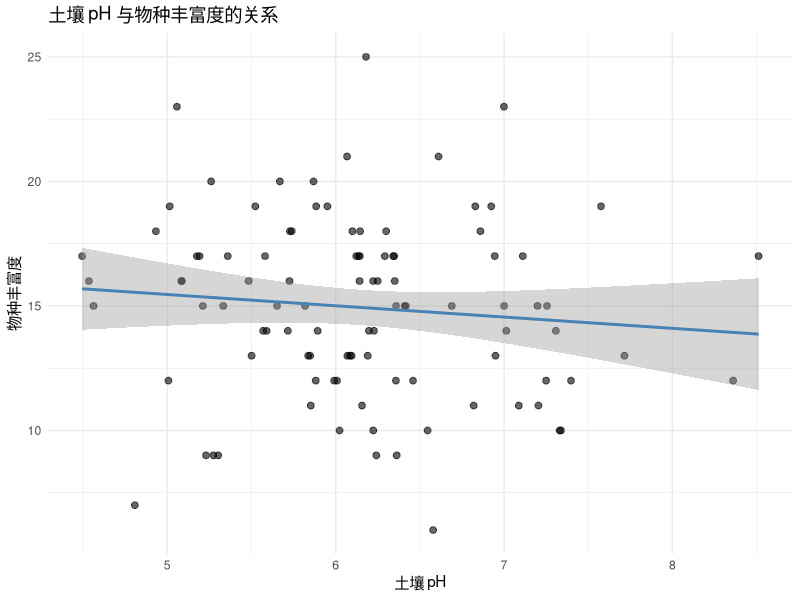
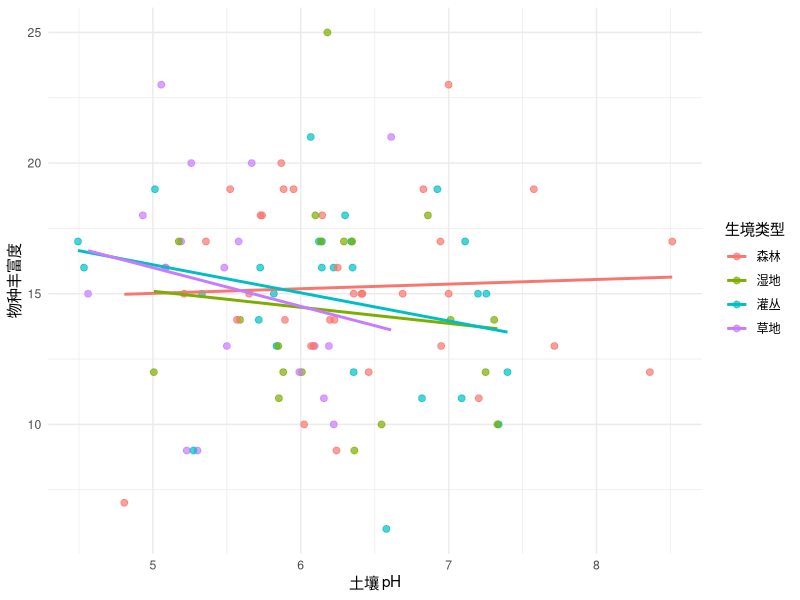
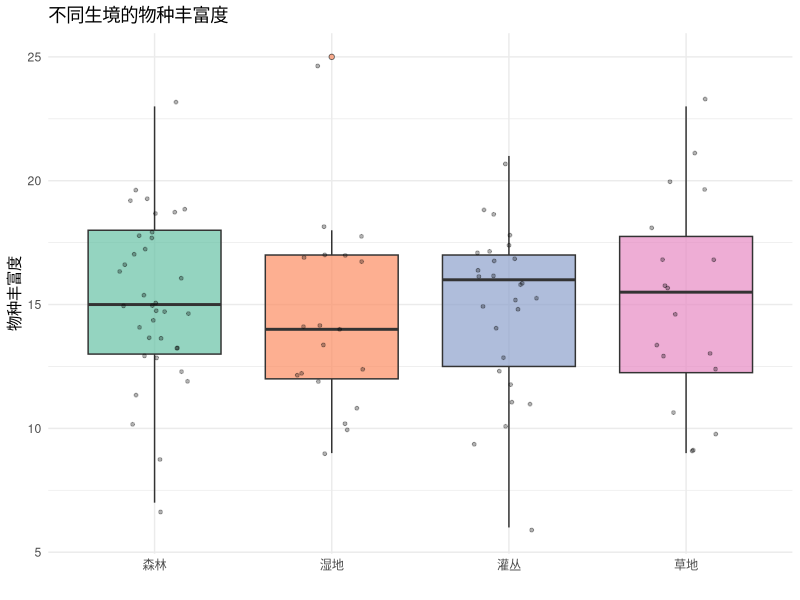
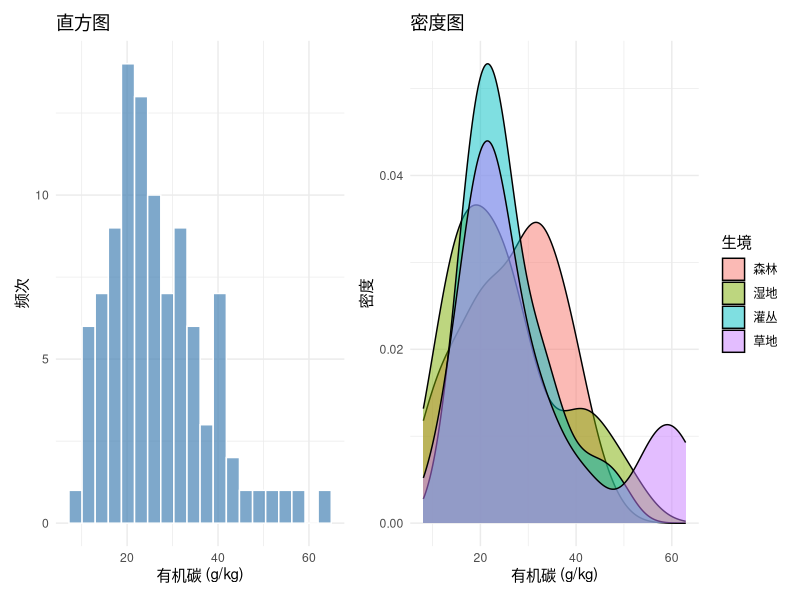
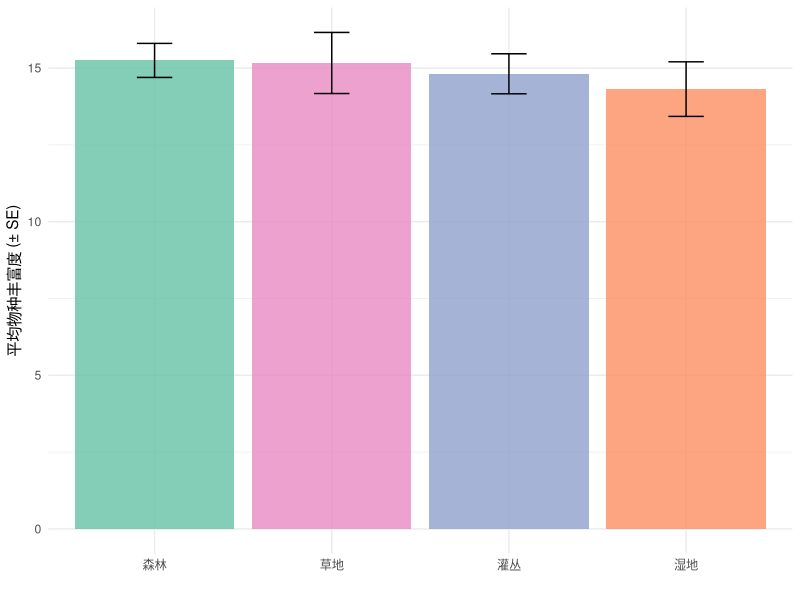
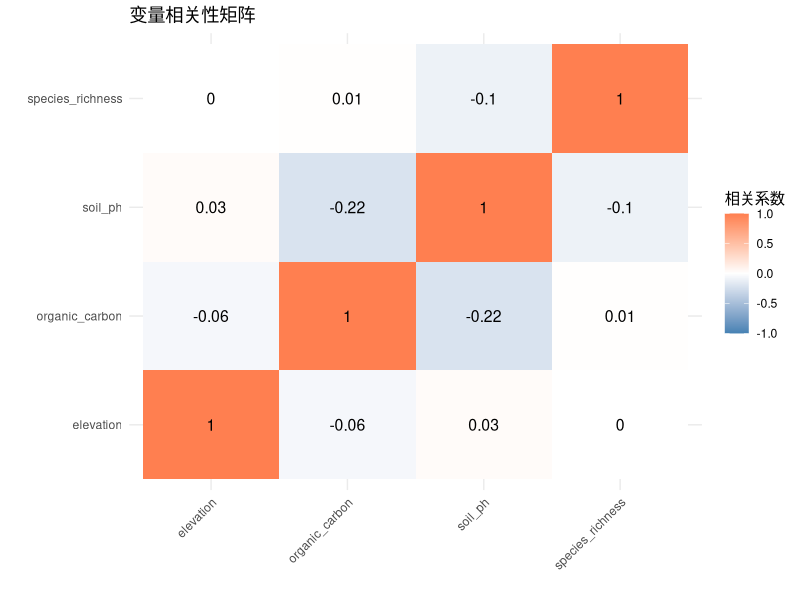
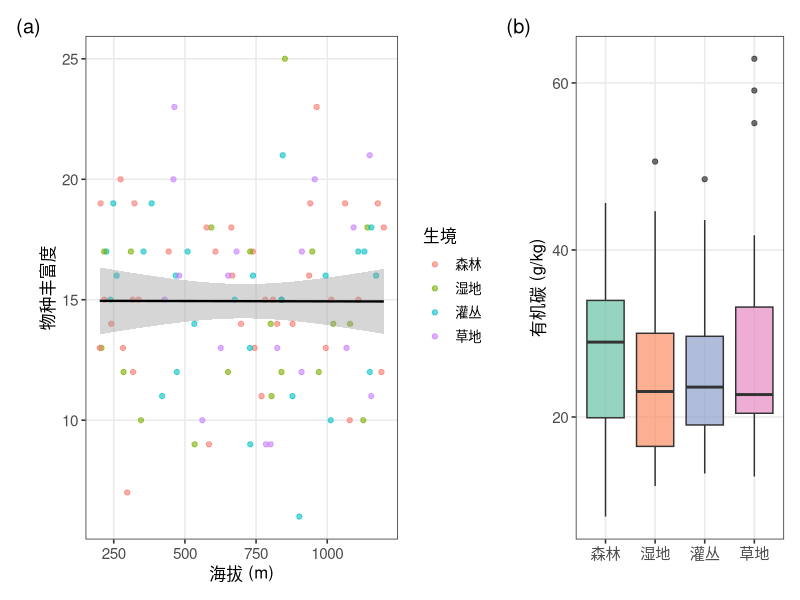
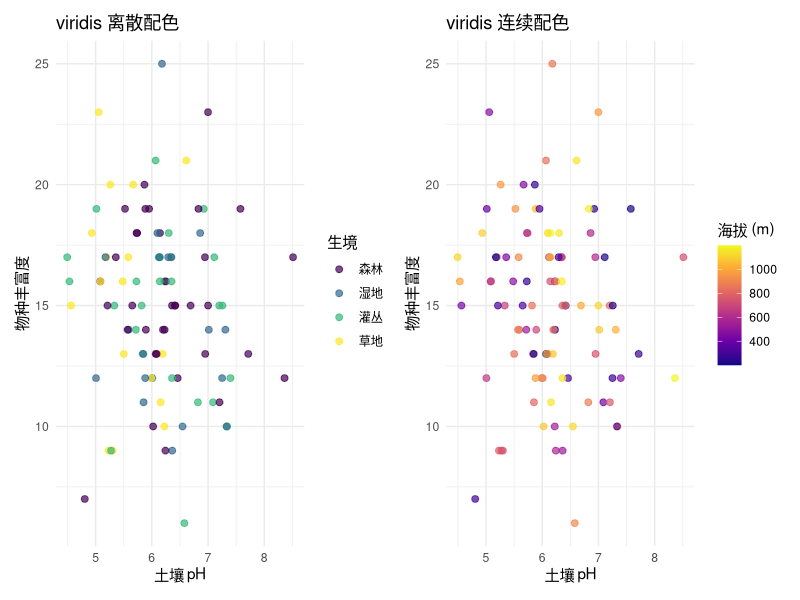

Reproduce these figures in R, in order.
## ---- chunk 1
library(tidyverse)
library(patchwork)
## ---- chunk 2
set.seed(2027)
n <- 100

ecology <- tibble(
  species_richness = rpois(n, 15),
  soil_ph = rnorm(n, 6.2, 0.8),
  organic_carbon = rlnorm(n, log(25), 0.4),
  elevation = runif(n, 200, 1200),
  habitat = sample(c("森林", "草地", "湿地", "灌丛"), n, replace = TRUE,
                   prob = c(0.4, 0.25, 0.15, 0.2)),
  season = sample(c("春", "夏", "秋", "冬"), n, replace = TRUE)
)
## ---- chunk 3
ggplot(ecology, aes(x = soil_ph, y = species_richness)) +
  geom_point(alpha = 0.6, size = 2) +
  geom_smooth(method = "lm", se = TRUE, color = "steelblue") +
  labs(x = "土壤 pH", y = "物种丰富度", title = "土壤 pH 与物种丰富度的关系") +
  theme_minimal()
## ---- chunk 4
ggplot(ecology, aes(x = soil_ph, y = species_richness, color = habitat)) +
  geom_point(alpha = 0.7, size = 2) +
  geom_smooth(method = "lm", se = FALSE) +
  labs(x = "土壤 pH", y = "物种丰富度", color = "生境类型") +
  theme_minimal()
## ---- chunk 5
ggplot(ecology, aes(x = habitat, y = species_richness, fill = habitat)) +
  geom_boxplot(alpha = 0.7, outlier.shape = 21) +
  geom_jitter(width = 0.2, alpha = 0.3, size = 1) +
  labs(x = "", y = "物种丰富度", title = "不同生境的物种丰富度") +
  scale_fill_brewer(palette = "Set2") +
  theme_minimal() +
  theme(legend.position = "none")
## ---- chunk 6
p1 <- ggplot(ecology, aes(x = organic_carbon)) +
  geom_histogram(bins = 20, fill = "steelblue", alpha = 0.7, color = "white") +
  labs(x = "有机碳 (g/kg)", y = "频次", title = "直方图") +
  theme_minimal()

p2 <- ggplot(ecology, aes(x = organic_carbon, fill = habitat)) +
  geom_density(alpha = 0.5) +
  labs(x = "有机碳 (g/kg)", y = "密度", title = "密度图", fill = "生境") +
  theme_minimal()

p1 + p2
## ---- chunk 7
ecology |>
  group_by(habitat) |>
  summarise(
    mean_richness = mean(species_richness),
    se = sd(species_richness) / sqrt(n())
  ) |>
  ggplot(aes(x = reorder(habitat, -mean_richness), y = mean_richness, fill = habitat)) +
  geom_col(alpha = 0.8) +
  geom_errorbar(aes(ymin = mean_richness - se, ymax = mean_richness + se),
                width = 0.2) +
  labs(x = "", y = "平均物种丰富度 (± SE)") +
  scale_fill_brewer(palette = "Set2") +
  theme_minimal() +
  theme(legend.position = "none")
## ---- chunk 8
# 计算相关系数
cor_matrix <- ecology |>
  select(species_richness, soil_ph, organic_carbon, elevation) |>
  cor()

# 转为长格式绘图
cor_matrix |>
  as.data.frame() |>
  rownames_to_column("var1") |>
  pivot_longer(-var1, names_to = "var2", values_to = "cor") |>
  ggplot(aes(x = var1, y = var2, fill = cor)) +
  geom_tile() +
  geom_text(aes(label = round(cor, 2)), size = 4) +
  scale_fill_gradient2(low = "steelblue", mid = "white", high = "coral",
                       midpoint = 0, limits = c(-1, 1)) +
  labs(title = "变量相关性矩阵", x = "", y = "", fill = "相关系数") +
  theme_minimal() +
  theme(axis.text.x = element_text(angle = 45, hjust = 1))
## ---- chunk 9
theme_paper <- function(base_size = 12) {
  theme_bw(base_size = base_size) +
  theme(
    panel.grid.minor = element_blank(),
    panel.grid.major = element_line(color = "grey92"),
    strip.background = element_rect(fill = "grey95", color = NA),
    legend.background = element_rect(fill = "white", color = NA),
    plot.title = element_text(face = "bold", size = base_size + 2),
    axis.title = element_text(size = base_size),
    axis.text = element_text(size = base_size - 1)
  )
}
## ---- chunk 10
#| fig-width: 10
#| fig-asp: 0.5

p_scatter <- ggplot(ecology, aes(x = elevation, y = species_richness)) +
  geom_point(aes(color = habitat), alpha = 0.6) +
  geom_smooth(method = "lm", color = "black", linewidth = 0.8) +
  labs(x = "海拔 (m)", y = "物种丰富度", color = "生境") +
  theme_paper()

p_box <- ggplot(ecology, aes(x = habitat, y = organic_carbon, fill = habitat)) +
  geom_boxplot(alpha = 0.7) +
  labs(x = "", y = "有机碳 (g/kg)") +
  scale_fill_brewer(palette = "Set2") +
  theme_paper() +
  theme(legend.position = "none")

# 组合并添加标签
p_scatter + p_box +
  plot_annotation(tag_levels = "a", tag_prefix = "(", tag_suffix = ")") +
  plot_layout(widths = c(1.5, 1))
## ---- chunk 11
# 离散变量：scale_color_viridis_d()
p1 <- ggplot(ecology, aes(x = soil_ph, y = species_richness, color = habitat)) +
  geom_point(alpha = 0.7, size = 2) +
  scale_color_viridis_d(option = "D") +
  labs(x = "土壤 pH", y = "物种丰富度", color = "生境", title = "viridis 离散配色") +
  theme_minimal()

# 连续变量：scale_color_viridis_c()
p2 <- ggplot(ecology, aes(x = soil_ph, y = species_richness, color = elevation)) +
  geom_point(alpha = 0.7, size = 2) +
  scale_color_viridis_c(option = "C") +
  labs(x = "土壤 pH", y = "物种丰富度", color = "海拔 (m)", title = "viridis 连续配色") +
  theme_minimal()

p1 + p2
